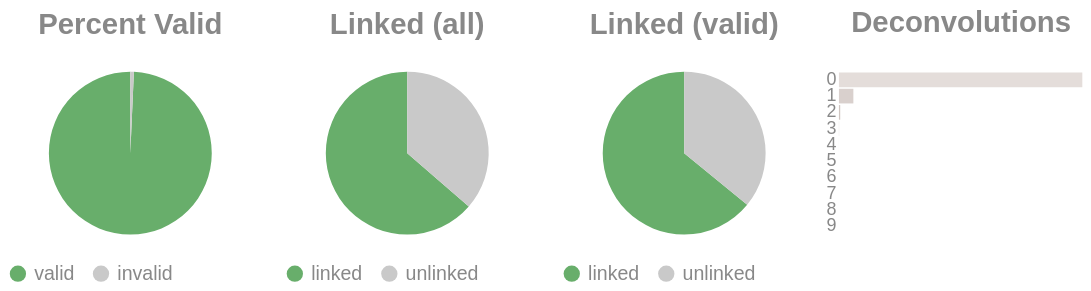

Here is the notebook cell this chart was saved with:
### Code cell
if SKIPLR:
    pass
else:
    clash = Counter()
    for i in valids['molecule'].to_list():
        _mol = i.split("-")
        if len(_mol) == 1:
            clash.update('0')
        else:
            clash.update(_mol[-1])

    _d = {"deconvolutions": [], 'count': []}
    for k,v in clash.items():
        _d['deconvolutions'].append(k)
        _d['count'].append(v)

    tot_valid = valids['reads'].sum()
    mask = valids['reads'] >= 2
    n_linked_reads = valids.filter(mask)['reads'].sum()
    if n_linked_reads == 0:
        print_html("No linked molecules (>=2 reads) were detected; skipping linked-only distributions.")
        SKIPLR = True
    else:
        perc_valid = round(tot_valid / n_reads, 4)
        linked_perc_abs = round(n_linked_reads / n_reads, 4)
        linked_perc = round(n_linked_reads / tot_valid, 4)

    _valid = pl.DataFrame({"valids": ['valid', 'invalid'], "count": [tot_valid, n_reads - tot_valid]})
    _linked_abs = pl.DataFrame({"linked (absolute)": ['linked', 'unlinked'], "count": [n_linked_reads, n_reads - n_linked_reads]})
    _linked_rel = pl.DataFrame({"linked (valids)": ['linked', 'unlinked'], "count": [n_linked_reads, tot_valid - n_linked_reads]})

    (
        alt.hconcat(
            piechart(_valid, goodval = 'valid', title = "Percent Valid"),
            piechart(_linked_abs, goodval = "linked", title =  "Linked (all)"),
            piechart(_linked_rel, goodval = "linked", title =  "Linked (valid)"),
            convolutionbar(pl.DataFrame(_d), title = "Deconvolutions"),
            center = True,
            bounds = 'flush'
        )
        .resolve_scale(color='independent')
        .resolve_legend('independent')
        .properties(usermeta={'embedOptions': {"actions": False}})
    ).display()

### Figure 1 — Vega-Lite specification as saved in the notebook (floating-point values rounded to 4 significant figures)
{"width": "container", "height": 400, "config": {"title": {"anchor": "start", "dy": -15, "fontSize": 18, "color": "#888888", "subtitleColor": "#888888", "subtitleFontSize": 14}, "arc": {"fill": "#0072B2"}, "axis": {"domainColor": "#888888", "domainWidth": 0.5, "gridWidth": 0.2, "grid": false, "titleFontWeight": 400, "titleFontSize": 15, "labelFontSize": 11, "labelColor": "#888888", "tickColor": "#888888", "tickWidth": 0.2, "titleColor": "#888888"}, "axisBand": {"grid": false}, "axisX": {"grid": true, "tickSize": 10, "domainCap": "round"}, "axisY": {"domain": false, "grid": true, "tickSize": 0, "domainCap": "round"}, "background": "transparent", "header": {"labelFontSize": 15, "labelColor": "#888888", "titleFontSize": 15, "titleFontWeight": 600, "titleColor": "#888888"}, "legend": {"labelFont": "sans-serif", "labelFontSize": 12, "labelColor": "#888888", "symbolSize": 100, "symbolType": "circle", "titleFontSize": 12, "titlePadding": 10, "titleColor": "#888888", "title": null}, "range": {"category": ["#E69F00", "#56B4E9", "#009E73", "#F0E442", "#0072B2", "#D55E00", "#CC79A7", "#000000"], "diverging": ["#cfe8f3", "#a2d4ec", "#73bfe2", "#46abdb", "#1696d2", "#12719e"]}, "area": {"fill": "#0072B2", "fillOpacity": 0.7, "line": true, "strokeOpacity": 0.7}, "line": {"color": "#0072B2", "stroke": "#0072B2", "strokeWidth": 2}, "trail": {"color": "#0072B2", "stroke": "#0072B2", "strokeWidth": 0, "size": 1}, "point": {"filled": true, "fillOpacity": 1.0, "size": 95}, "text": {"color": "#888888", "fontSize": 11, "align": "right", "fontWeight": 400, "size": 11}, "bar": {"fill": "#0072B2", "stroke": null}, "view": {"stroke": null, "continuousWidth": 660, "continuousHeight": 400}}, "hconcat": [{"data": {"name": "data-cbf9e5b83830b689bfdcaa7d06b2f274"}, "mark": {"type": "arc"}, "encoding": {"color": {"field": "valids", "legend": {"orient": "bottom", "title": null}, "scale": {"domain": ["valid", "invalid"], "range": ["#68ae6b", "#C9C9C9"]}, "title": "Valids", "type": "nominal"}, "theta": {"field": "count", "type": "quantitative"}, "tooltip": [{"field": "valids", "title": "Valids", "type": "ordinal"}, {"field": "percent", "format": ".2%", "title": "Percent", "type": "quantitative"}, {"field": "count", "title": "Count", "type": "quantitative"}]}, "height": 100, "title": {"text": "Percent Valid", "align": "center", "anchor": "middle"}, "transform": [{"calculate": "datum.count / 14309620", "as": "percent"}], "width": 150}, {"data": {"name": "data-e9154f6f7133af15c11bd1b4e5eab2d2"}, "mark": {"type": "arc"}, "encoding": {"color": {"field": "linked (absolute)", "legend": {"orient": "bottom", "title": null}, "scale": {"domain": ["linked", "unlinked"], "range": ["#68ae6b", "#C9C9C9"]}, "title": "Linked (Absolute)", "type": "nominal"}, "theta": {"field": "count", "type": "quantitative"}, "tooltip": [{"field": "linked (absolute)", "title": "Linked (Absolute)", "type": "ordinal"}, {"field": "percent", "format": ".2%", "title": "Percent", "type": "quantitative"}, {"field": "count", "title": "Count", "type": "quantitative"}]}, "height": 100, "title": {"text": "Linked (all)", "align": "center", "anchor": "middle"}, "transform": [{"calculate": "datum.count / 14309620", "as": "percent"}], "width": 150}, {"data": {"name": "data-4c40d679210b82d062130e95e866d9f4"}, "mark": {"type": "arc"}, "encoding": {"color": {"field": "linked (valids)", "legend": {"orient": "bottom", "title": null}, "scale": {"domain": ["linked", "unlinked"], "range": ["#68ae6b", "#C9C9C9"]}, "title": "Linked (Valids)", "type": "nominal"}, "theta": {"field": "count", "type": "quantitative"}, "tooltip": [{"field": "linked (valids)", "title": "Linked (Valids)", "type": "ordinal"}, {"field": "percent", "format": ".2%", "title": "Percent", "type": "quantitative"}, {"field": "count", "title": "Count", "type": "quantitative"}]}, "height": 100, "title": {"text": "Linked (valid)", "align": "center", "anchor": "middle"}, "transform": [{"calculate": "datum.count / 14209373", "as": "percent"}], "width": 150}, {"data": {"name": "data-ac75f28ecdc95f65d6c1537fec48e55f"}, "mark": {"type": "bar"}, "encoding": {"color": {"field": "deconvolutions", "legend": null, "scale": {"scheme": "lightgreyred"}, "type": "nominal"}, "tooltip": [{"field": "deconvolutions", "title": "Deconvolutions", "type": "ordinal"}, {"field": "percent", "format": ".2%", "title": "Percent", "type": "quantitative"}, {"field": "count", "title": "Count", "type": "quantitative"}], "x": {"axis": null, "field": "count", "type": "quantitative"}, "y": {"field": "deconvolutions", "sort": "ascending", "title": null, "type": "nominal"}}, "height": 100, "title": {"text": "Deconvolutions", "align": "center", "anchor": "middle"}, "transform": [{"calculate": "datum.count / 7426477", "as": "percent"}], "width": 150}], "bounds": "flush", "center": true, "resolve": {"legend": {"angle": "independent"}, "scale": {"color": "independent"}}, "usermeta": {"embedOptions": {"actions": false}}, "$schema": "https://vega.github.io/schema/vega-lite/v6.1.0.json", "datasets": {"data-cbf9e5b83830b689bfdcaa7d06b2f274": [{"valids": "valid", "count": 14209373}, {"valids": "invalid", "count": 100247}], "data-e9154f6f7133af15c11bd1b4e5eab2d2": [{"linked (absolute)": "linked", "count": 9104841}, {"linked (absolute)": "unlinked", "count": 5204779}], "data-4c40d679210b82d062130e95e866d9f4": [{"linked (valids)": "linked", "count": 9104841}, {"linked (valids)": "unlinked", "count": 5104532}], "data-ac75f28ecdc95f65d6c1537fec48e55f": [{"deconvolutions": "0", "count": 6972174}, {"deconvolutions": "1", "count": 413264}, {"deconvolutions": "2", "count": 36484}, {"deconvolutions": "3", "count": 3928}, {"deconvolutions": "4", "count": 521}, {"deconvolutions": "5", "count": 81}, {"deconvolutions": "6", "count": 16}, {"deconvolutions": "7", "count": 6}, {"deconvolutions": "8", "count": 2}, {"deconvolutions": "9", "count": 1}]}}
